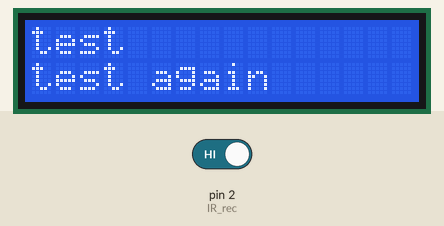
This sketch was run on a simulated Arduino Uno, built with avr-gcc and run on an emulated ATmega328P. On the bench: 16×2 character LCD. The test bench sets the inputs (shaded band); at power-on: pin 2 (IR_rec) HIGH. What the sketch prints to the serial monitor is not drawn.

Above: at 0.1 s.
At 6.2 s:
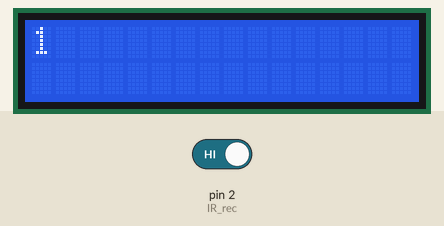
6.3 s: pin 2 (IR_rec) driven LOW
At 8.0 s:
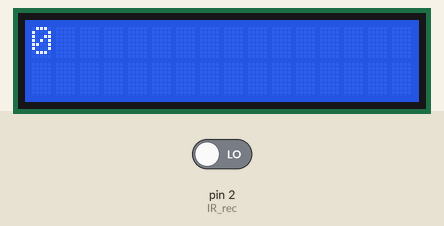
Timing chart, 0 to 9.5 s (numbered marks = the images above; inputs shaded):
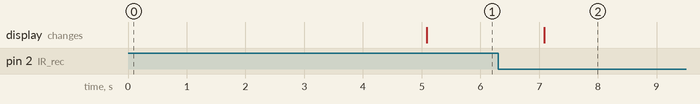

Measured:
- after the input at 6.3 s, the display: changes after 0.79 s (image 2)

The sketch:

LCD_IR_Rec.ino
```cpp
#include<LiquidCrystal_I2C.h>
LiquidCrystal_I2C lcd(0x27,16,2);
const int IR_rec = 2;
char str[10];
void setup() {
  Serial.begin(115200);
  // put your setup code here, to run once:
  lcd.init();
  lcd.backlight();
  lcd.clear();
  lcd.print("test");
  lcd.setCursor(0,1);
  lcd.print("test again");
  delay(5000);
  /*char str[]={0xcf,0xb2,0xba,0xdd,0xff};
  lcd.setCursor(0,1);
  lcd.print(str);*/
  pinMode(IR_rec, INPUT);
}

void loop() {
  // put your main code here, to run repeatedly:
  int IR_status = digitalRead(IR_rec);
  sprintf(str, "%d", IR_status);
  //itoa=(IR_status, str, 10);
  lcd.clear();
  lcd.print(str);
  Serial.print(str);
  delay(2000);
}
```
